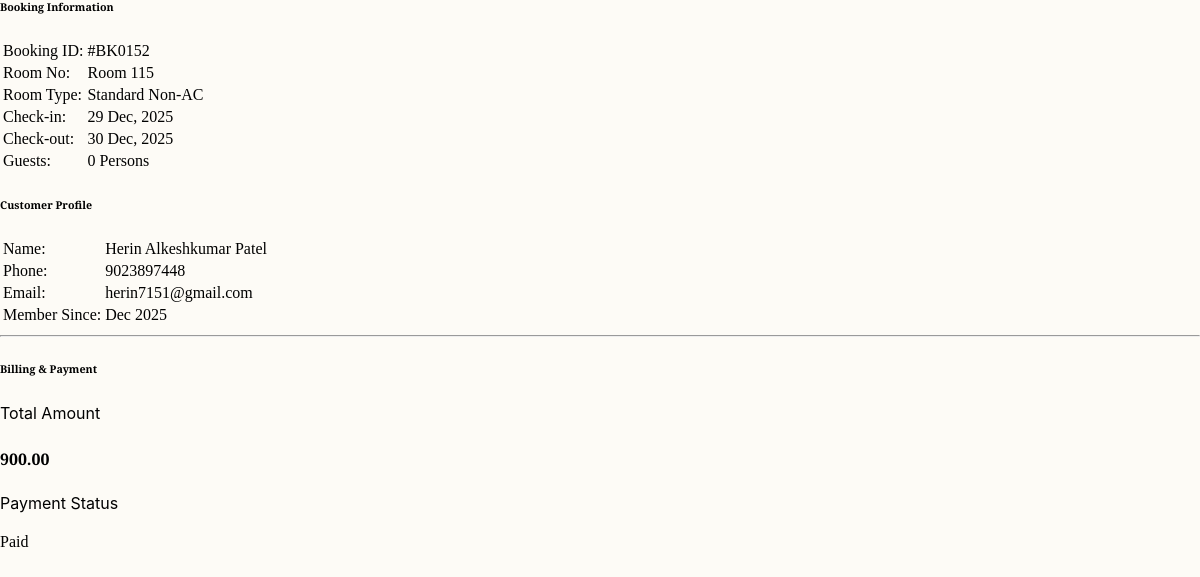
The app's page /get_full_booking_details.php?id=152 with its own data.
### tables this page shows
CREATE TABLE `bookings` (
  `id` int(11) NOT NULL,
  `customer_name` varchar(100) DEFAULT NULL,
  `phone` varchar(15) DEFAULT NULL,
  `email` varchar(100) DEFAULT NULL,
  `guests` int(11) DEFAULT 1,
  `room_id` int(11) DEFAULT NULL,
  `room_number` varchar(10) DEFAULT NULL,
  `checkin` date DEFAULT NULL,
  `checkout` date DEFAULT NULL,
  `total_price` decimal(10,2) DEFAULT NULL,
  `extra_bed_included` int(11) DEFAULT 0,
  `created_at` timestamp NOT NULL DEFAULT current_timestamp(),
  `status` enum('Confirmed','Pending','Checked-in','Checked-out','Cancelled') DEFAULT 'Pending',
  `payment_status` enum('Paid','Partial','Pending') DEFAULT 'Pending',
  `razorpay_id` varchar(50) DEFAULT NULL,
  `bank_rrn` varchar(100) DEFAULT NULL,
  `notes` text DEFAULT NULL,
  `auto_checkout_done` tinyint(1) DEFAULT 0,
  `num_rooms` int(11) DEFAULT 1
);

CREATE TABLE `rooms` (
  `id` int(11) NOT NULL,
  `name` varchar(255) NOT NULL,
  `description` text DEFAULT NULL,
  `price` decimal(10,2) DEFAULT NULL,
  `discount_price` decimal(10,2) DEFAULT NULL,
  `extra_bed_price` decimal(10,2) DEFAULT 0.00,
  `max_extra_beds` int(11) DEFAULT 0,
  `size` varchar(50) DEFAULT NULL,
  `bed_type` varchar(100) DEFAULT NULL,
  `guests` varchar(50) DEFAULT NULL,
  `floor` varchar(50) DEFAULT NULL,
  `rating` decimal(2,1) DEFAULT NULL,
  `reviews` int(11) DEFAULT NULL,
  `image` varchar(255) DEFAULT NULL,
  `ac_status` enum('AC','Non-AC') DEFAULT 'AC',
  `amenities` text DEFAULT NULL,
  `features` text DEFAULT NULL,
  `policies` text DEFAULT NULL,
  `created_at` timestamp NOT NULL DEFAULT current_timestamp(),
  `status` enum('Available','Occupied','Cleaning') DEFAULT 'Available'
);

CREATE TABLE `users` (
  `customer_id` varchar(20) NOT NULL,
  `name` varchar(100) NOT NULL,
  `email` varchar(100) NOT NULL,
  `phone` varchar(20) NOT NULL,
  `location` varchar(100) DEFAULT NULL,
  `member_since` date DEFAULT curdate(),
  `bookings` int(11) DEFAULT 0,
  `total_spent` decimal(10,2) DEFAULT 0.00,
  `rating` decimal(3,1) DEFAULT NULL,
  `status` enum('ACTIVE','INACTIVE','VIP') DEFAULT 'ACTIVE',
  `created_at` timestamp NOT NULL DEFAULT current_timestamp()
);

### get_full_booking_details.php (the view)
<?php
include 'db.php';
if(isset($_GET['id'])) {
    $id = mysqli_real_escape_string($conn, $_GET['id']);
    $sql = "SELECT b.*, r.name as room_type, r.price as base_price, r.amenities, u.member_since, u.total_spent
            FROM bookings b
            JOIN rooms r ON b.room_id = r.id
            LEFT JOIN users u ON b.email = u.email
            WHERE b.id = '$id'";
    $result = mysqli_query($conn, $sql);
    $data = mysqli_fetch_assoc($result);
    if($data) {
        ?>
<div class="p-4">
    <div class="row g-4">
        <div class="col-md-6 border-end">
            <h6 class="text-primary text-uppercase small fw-bold mb-3">Booking Information</h6>
            <table class="table table-sm table-borderless">
                <tr>
                    <td>Booking ID:</td>
                    <td class="fw-bold">#BK0<?= $data['id'] ?></td>
                </tr>
                <tr>
                    <td>Room No:</td>
                    <td><span class="badge bg-dark">Room <?= $data['room_number'] ?></span></td>
                </tr>
                <tr>
                    <td>Room Type:</td>
                    <td><?= $data['room_type'] ?></td>
                </tr>
                <tr>
                    <td>Check-in:</td>
                    <td><?= date('d M, Y', strtotime($data['checkin'])) ?></td>
                </tr>
                <tr>
                    <td>Check-out:</td>
                    <td><?= date('d M, Y', strtotime($data['checkout'])) ?></td>
                </tr>
                <tr>
                    <td>Guests:</td>
                    <td><?= $data['guests'] ?> Persons</td>
                </tr>
            </table>
        </div>
        <div class="col-md-6">
            <h6 class="text-primary text-uppercase small fw-bold mb-3">Customer Profile</h6>
            <table class="table table-sm table-borderless">
                <tr>
                    <td>Name:</td>
                    <td class="fw-bold"><?= $data['customer_name'] ?></td>
                </tr>
                <tr>
                    <td>Phone:</td>
                    <td><?= $data['phone'] ?></td>
                </tr>
                <tr>
                    <td>Email:</td>
                    <td><?= $data['email'] ?></td>
                </tr>
                <tr>
                    <td>Member Since:</td>
                    <td><?= ($data['member_since']) ? date('M Y', strtotime($data['member_since'])) : 'Walk-in' ?></td>
                </tr>
            </table>
        </div>
        <div class="col-12">
            <hr>
        </div>
        <div class="col-md-12">
            <h6 class="text-primary text-uppercase small fw-bold mb-3">Billing & Payment</h6>
            <div class="d-flex justify-content-between bg-light p-3 rounded">
                <div>
                    <p class="mb-0 small text-muted">Total Amount</p>
                    <h4 class="mb-0 text-success">    <?= number_format($data['total_price'], 2) ?></h4>
                </div>
                <div class="text-end">
                    <p class="mb-0 small text-muted">Payment Status</p>
                    <span class="badge bg-<?= ($data['payment_status'] == 'Paid') ? 'success' : 'danger' ?> fs-6">
                        <?= $data['payment_status'] ?>
                    </span>
                </div>
            </div>
        </div>
    </div>
</div>
<?php
    } else {
        echo "<div class='p-4 text-center text-danger'>No details found for this booking.</div>";
    }
}
?>

### assets/css/style.css (style rules this page uses)
p { font-family: 'Inter', sans-serif; font-weight: 400; line-height: 1.6; }

### records on screen
bookings: id "152", room_number "115", room.name "Standard Non-AC", checkin "29 Dec, 2025", checkout "30 Dec, 2025", guests "0", customer_name "Herin Alkeshkumar Patel", phone "9023897448", email "herin7151@gmail.com", users.member_since "Dec 2025", total_price "900.00", payment_status "Paid"
